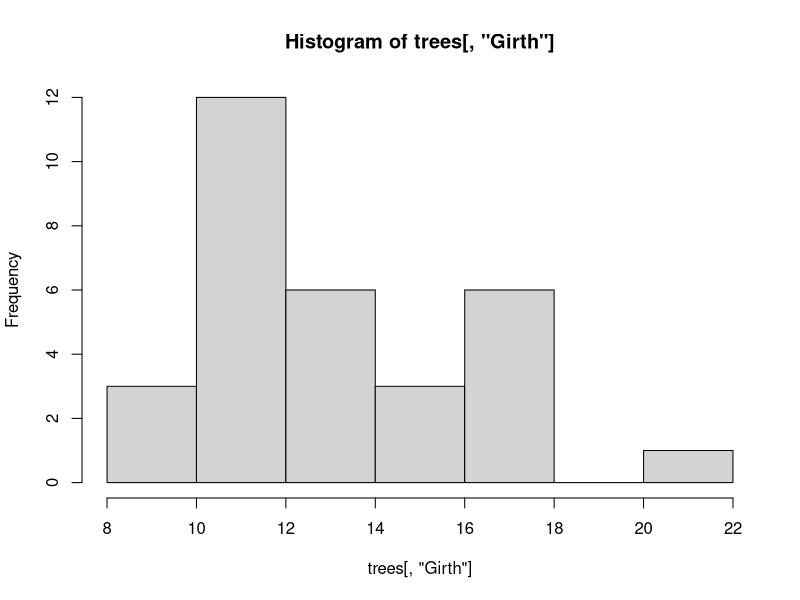
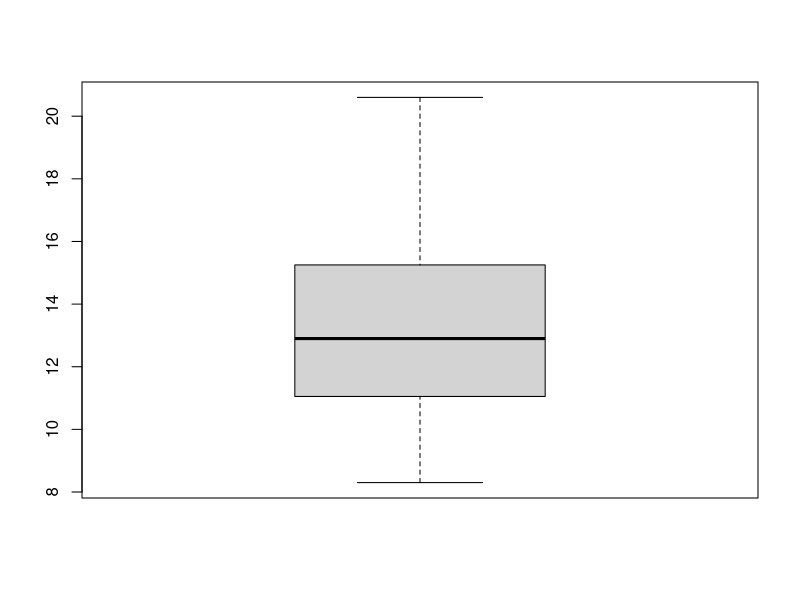
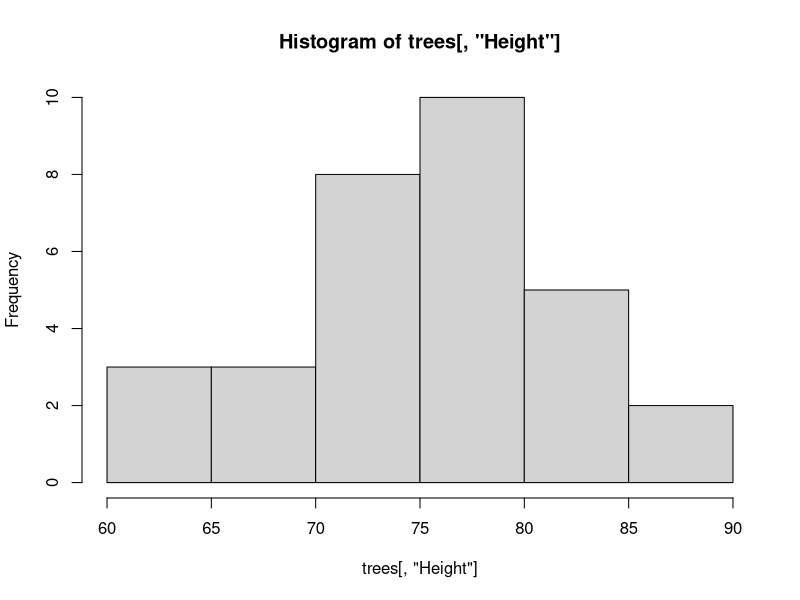
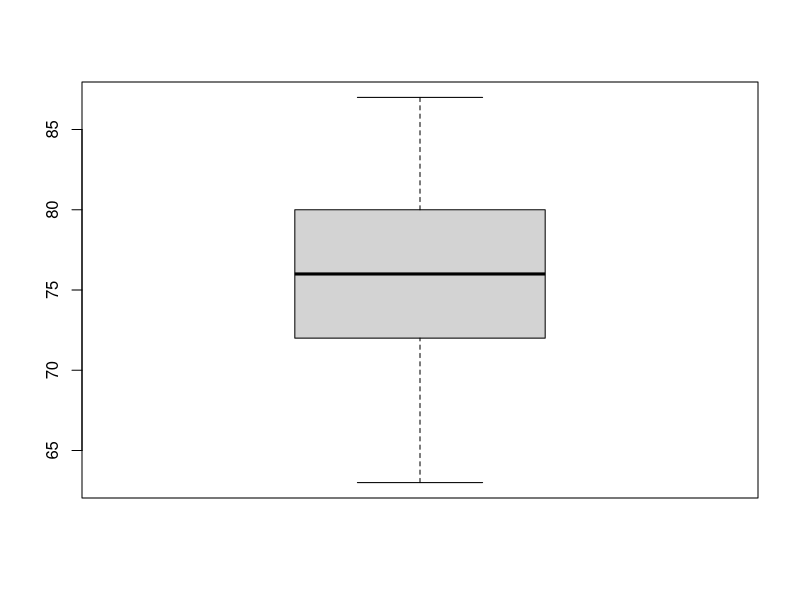

Here is the R script that generated these plots, in order:
# (1)
print(trees[(1:10),])

# (2)
mean(trees[, "Girth"])
median(trees[, "Girth"])
mean(trees[, "Girth"], trim = 0.15)
sd(trees[, "Girth"])

# (3)
hist(trees[, "Girth"])

# (4)
boxplot(trees[, "Girth"])

# (5)
mean(trees[, "Height"])
median(trees[, "Height"])
mean(trees[, "Height"], trim = 0.15)
sd(trees[, "Height"])

# (6)
hist(trees[, "Height"])

# (7)
boxplot(trees[, "Height"])